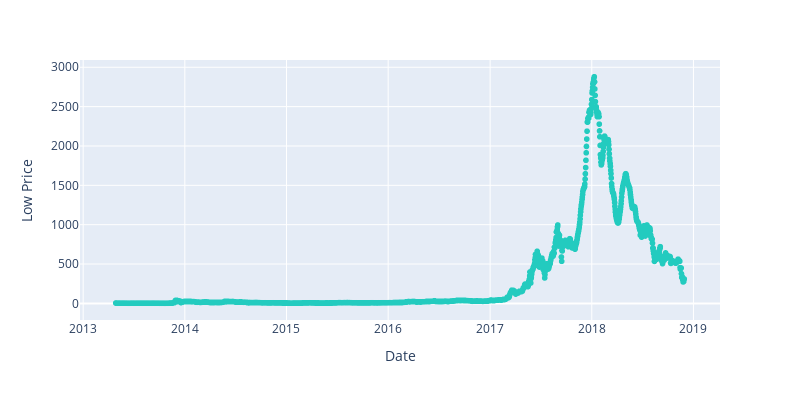

Notebook code for this chart:
### Code cell
fig = px.scatter(dfl2, x =dfl2.index, y = dfl2['low'],
                  height = 400, width = 800,color_discrete_sequence=['#23CBBF'])
fig.update_layout(xaxis_title = 'Date', yaxis_title='Low Price')

fig.show()

### Figure 1 — Plotly figure (JSON) as saved in the notebook; plotly's stock layout.template omitted (floating-point values rounded to 4 significant figures; data arrays with more than 128 entries replaced by an {"elided": "..."} marker saying what was removed)
{"data": [{"hovertemplate": "date=%{x}<br>low=%{y}<extra></extra>", "legendgroup": "", "marker": {"color": "#23CBBF", "symbol": "circle"}, "mode": "markers", "name": "", "showlegend": false, "type": "scattergl", "x": {"elided": "2042 str values"}, "xaxis": "x", "y": {"elided": "2042 float values"}, "yaxis": "y"}], "layout": {"height": 400, "legend": {"tracegroupgap": 0}, "margin": {"t": 60}, "width": 800, "xaxis": {"anchor": "y", "domain": [0, 1], "title": {"text": "Date"}}, "yaxis": {"anchor": "x", "domain": [0, 1], "title": {"text": "Low Price"}}}}
